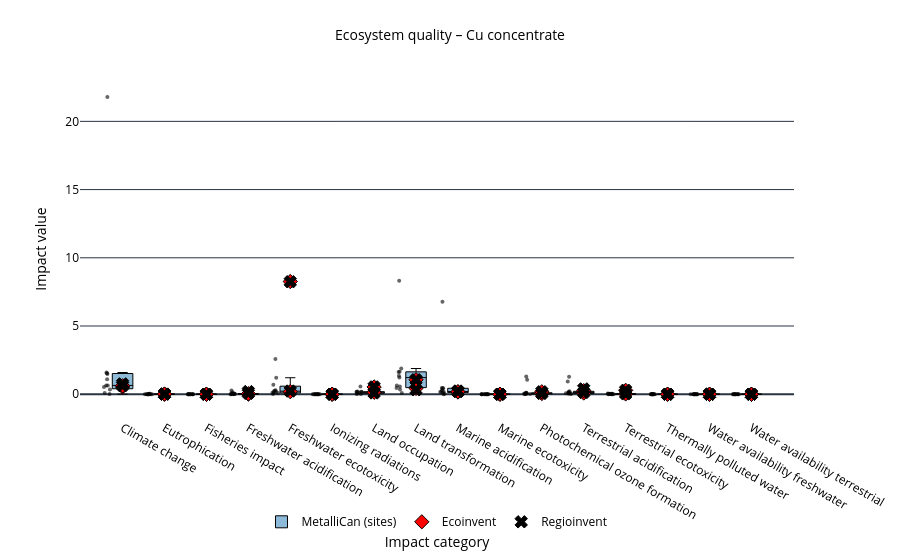

The code cell stored with this chart in its notebook:
### Code cell
plot_lcia_boxes_for_reference_product(
    df_eq,
    reference_product="Cu concentrate",
    title="Ecosystem quality – Cu concentrate",
    output_html="results/Damages/boxplot_eq_cu.html"
)

### Figure 1 — Plotly figure (JSON) as saved in the notebook; plotly's stock layout.template omitted (floating-point values rounded to 4 significant figures; data arrays with more than 128 entries replaced by an {"elided": "..."} marker saying what was removed)
{"data": [{"boxpoints": "all", "fillcolor": "rgba(31,119,180,0.5)", "hoverinfo": "text+y", "hovertext": {"elided": "176 str values"}, "jitter": 0.45, "line": {"color": "black", "width": 1}, "marker": {"opacity": 0.6, "size": 4}, "name": "MetalliCan (sites)", "x": {"elided": "176 str values"}, "y": {"elided": "176 float values"}, "type": "box"}, {"hoverinfo": "text+y", "hovertext": ["Cu concentrate from Au mine", "Cu concentrate from Cu mine", "Cu concentrate from Au mine", "Cu concentrate from Cu mine", "Cu concentrate from Au mine", "Cu concentrate from Cu mine", "Cu concentrate from Au mine", "Cu concentrate from Cu mine", "Cu concentrate from Au mine", "Cu concentrate from Cu mine", "Cu concentrate from Au mine", "Cu concentrate from Cu mine", "Cu concentrate from Au mine", "Cu concentrate from Cu mine", "Cu concentrate from Au mine", "Cu concentrate from Cu mine", "Cu concentrate from Au mine", "Cu concentrate from Cu mine", "Cu concentrate from Au mine", "Cu concentrate from Cu mine", "Cu concentrate from Au mine", "Cu concentrate from Cu mine", "Cu concentrate from Au mine", "Cu concentrate from Cu mine", "Cu concentrate from Au mine", "Cu concentrate from Cu mine", "Cu concentrate from Au mine", "Cu concentrate from Cu mine", "Cu concentrate from Au mine", "Cu concentrate from Cu mine", "Cu concentrate from Au mine", "Cu concentrate from Cu mine"], "marker": {"color": "red", "line": {"color": "black", "width": 1}, "size": 11, "symbol": "diamond"}, "mode": "markers", "name": "Ecoinvent", "x": ["Climate change", "Climate change", "Eutrophication", "Eutrophication", "Fisheries impact", "Fisheries impact", "Freshwater acidification", "Freshwater acidification", "Freshwater ecotoxicity", "Freshwater ecotoxicity", "Ionizing radiations", "Ionizing radiations", "Land occupation", "Land occupation", "Land transformation", "Land transformation", "Marine acidification", "Marine acidification", "Marine ecotoxicity", "Marine ecotoxicity", "Photochemical ozone formation", "Photochemical ozone formation", "Terrestrial acidification", "Terrestrial acidification", "Terrestrial ecotoxicity", "Terrestrial ecotoxicity", "Thermally polluted water", "Thermally polluted water", "Water availability freshwater", "Water availability freshwater", "Water availability terrestrial", "Water availability terrestrial"], "y": [0.5366, 0.6159, 0.006898, 0.01106, 7.197e-19, 6.861e-19, 0.01304, 0.03058, 0.1863, 8.262, 2.142e-10, 1.299e-09, 0.1458, 0.531, 0.4379, 1.06, 0.164, 0.1837, 5.952e-07, 7.818e-06, 0.05308, 0.1774, 0.08906, 0.2573, 0.02173, 0.2853, 0.001226, 0.0006734, 2.109e-05, 3.819e-05, 3.802e-05, 7.487e-05], "type": "scatter"}, {"hoverinfo": "text+y", "hovertext": ["Cu concentrate from Au mine", "Cu concentrate from Cu mine", "Cu concentrate from Au mine", "Cu concentrate from Cu mine", "Cu concentrate from Au mine", "Cu concentrate from Cu mine", "Cu concentrate from Au mine", "Cu concentrate from Cu mine", "Cu concentrate from Au mine", "Cu concentrate from Cu mine", "Cu concentrate from Au mine", "Cu concentrate from Cu mine", "Cu concentrate from Au mine", "Cu concentrate from Cu mine", "Cu concentrate from Au mine", "Cu concentrate from Cu mine", "Cu concentrate from Au mine", "Cu concentrate from Cu mine", "Cu concentrate from Au mine", "Cu concentrate from Cu mine", "Cu concentrate from Au mine", "Cu concentrate from Cu mine", "Cu concentrate from Au mine", "Cu concentrate from Cu mine", "Cu concentrate from Au mine", "Cu concentrate from Cu mine", "Cu concentrate from Au mine", "Cu concentrate from Cu mine", "Cu concentrate from Au mine", "Cu concentrate from Cu mine", "Cu concentrate from Au mine", "Cu concentrate from Cu mine"], "marker": {"color": "black", "line": {"color": "black", "width": 1}, "size": 11, "symbol": "x"}, "mode": "markers", "name": "Regioinvent", "x": ["Climate change", "Climate change", "Eutrophication", "Eutrophication", "Fisheries impact", "Fisheries impact", "Freshwater acidification", "Freshwater acidification", "Freshwater ecotoxicity", "Freshwater ecotoxicity", "Ionizing radiations", "Ionizing radiations", "Land occupation", "Land occupation", "Land transformation", "Land transformation", "Marine acidification", "Marine acidification", "Marine ecotoxicity", "Marine ecotoxicity", "Photochemical ozone formation", "Photochemical ozone formation", "Terrestrial acidification", "Terrestrial acidification", "Terrestrial ecotoxicity", "Terrestrial ecotoxicity", "Thermally polluted water", "Thermally polluted water", "Water availability freshwater", "Water availability freshwater", "Water availability terrestrial", "Water availability terrestrial"], "y": [0.7606, 0.6264, 0.006663, 0.00935, 6.869e-19, 6.75e-19, 0.06371, 0.1962, 0.2329, 8.245, 2.491e-09, 1.297e-09, 0.09482, 0.5368, 0.3268, 1.065, 0.2344, 0.1904, 7.102e-07, 7.893e-06, 0.05654, 0.1797, 0.1309, 0.3906, 0.02592, 0.2881, 0.0009195, 0.0006569, 2.167e-05, 3.841e-05, 9.996e-05, 0.000145], "type": "scatter"}], "layout": {"title": {"font": {"color": "black", "size": 14}, "text": "Ecosystem quality – Cu concentrate", "x": 0.5}, "font": {"color": "black", "size": 12}, "xaxis": {"title": {"font": {"color": "black"}, "text": "Impact category"}, "tickfont": {"color": "black"}, "tickangle": 30}, "yaxis": {"title": {"font": {"color": "black"}, "text": "Impact value"}, "tickfont": {"color": "black"}}, "margin": {"l": 80, "r": 40, "t": 80, "b": 120}, "legend": {"font": {"color": "black"}, "orientation": "h", "yanchor": "bottom", "y": -0.35, "xanchor": "center", "x": 0.5}, "plot_bgcolor": "white", "paper_bgcolor": "white"}}
